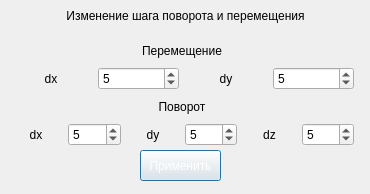
<?xml version="1.0" encoding="UTF-8"?>
<ui version="4.0">
 <class>Dialog</class>
 <widget class="QDialog" name="Dialog">
  <property name="geometry">
   <rect>
    <x>0</x>
    <y>0</y>
    <width>370</width>
    <height>194</height>
   </rect>
  </property>
  <property name="windowTitle">
   <string>Dialog</string>
  </property>
  <widget class="QLabel" name="label">
   <property name="geometry">
    <rect>
     <x>20</x>
     <y>0</y>
     <width>331</width>
     <height>31</height>
    </rect>
   </property>
   <property name="text">
    <string>Изменение шага поворота и перемещения</string>
   </property>
   <property name="alignment">
    <set>Qt::AlignCenter</set>
   </property>
  </widget>
  <widget class="QWidget" name="verticalLayoutWidget">
   <property name="geometry">
    <rect>
     <x>10</x>
     <y>40</y>
     <width>344</width>
     <height>106</height>
    </rect>
   </property>
   <layout class="QVBoxLayout" name="verticalLayout">
    <item>
     <widget class="QLabel" name="label_3">
      <property name="text">
       <string>Перемещение</string>
      </property>
      <property name="alignment">
       <set>Qt::AlignCenter</set>
      </property>
     </widget>
    </item>
    <item>
     <layout class="QHBoxLayout" name="horizontalLayout_2">
      <item>
       <widget class="QLabel" name="label_7">
        <property name="text">
         <string>dx</string>
        </property>
        <property name="alignment">
         <set>Qt::AlignCenter</set>
        </property>
       </widget>
      </item>
      <item>
       <widget class="QSpinBox" name="spinBox_move_dx">
        <property name="minimum">
         <number>-180</number>
        </property>
        <property name="maximum">
         <number>180</number>
        </property>
        <property name="value">
         <number>5</number>
        </property>
       </widget>
      </item>
      <item>
       <widget class="QLabel" name="label_8">
        <property name="text">
         <string>dy</string>
        </property>
        <property name="alignment">
         <set>Qt::AlignCenter</set>
        </property>
       </widget>
      </item>
      <item>
       <widget class="QSpinBox" name="spinBox_move_dy">
        <property name="minimum">
         <number>-180</number>
        </property>
        <property name="maximum">
         <number>180</number>
        </property>
        <property name="value">
         <number>5</number>
        </property>
       </widget>
      </item>
     </layout>
    </item>
    <item>
     <widget class="QLabel" name="label_2">
      <property name="text">
       <string>Поворот</string>
      </property>
      <property name="alignment">
       <set>Qt::AlignCenter</set>
      </property>
     </widget>
    </item>
    <item>
     <layout class="QHBoxLayout" name="horizontalLayout">
      <item>
       <widget class="QLabel" name="label_4">
        <property name="text">
         <string>dx</string>
        </property>
        <property name="alignment">
         <set>Qt::AlignCenter</set>
        </property>
       </widget>
      </item>
      <item>
       <widget class="QSpinBox" name="spinBox_rotate_dx">
        <property name="minimum">
         <number>-180</number>
        </property>
        <property name="maximum">
         <number>180</number>
        </property>
        <property name="value">
         <number>5</number>
        </property>
       </widget>
      </item>
      <item>
       <widget class="QLabel" name="label_5">
        <property name="text">
         <string>dy</string>
        </property>
        <property name="alignment">
         <set>Qt::AlignCenter</set>
        </property>
       </widget>
      </item>
      <item>
       <widget class="QSpinBox" name="spinBox_rotate_dy">
        <property name="minimum">
         <number>-180</number>
        </property>
        <property name="maximum">
         <number>180</number>
        </property>
        <property name="value">
         <number>5</number>
        </property>
       </widget>
      </item>
      <item>
       <widget class="QLabel" name="label_6">
        <property name="text">
         <string>dz</string>
        </property>
        <property name="alignment">
         <set>Qt::AlignCenter</set>
        </property>
       </widget>
      </item>
      <item>
       <widget class="QSpinBox" name="spinBox_rotate_dz">
        <property name="minimum">
         <number>-180</number>
        </property>
        <property name="maximum">
         <number>180</number>
        </property>
        <property name="value">
         <number>5</number>
        </property>
       </widget>
      </item>
     </layout>
    </item>
   </layout>
  </widget>
  <widget class="QPushButton" name="pushButton">
   <property name="geometry">
    <rect>
     <x>140</x>
     <y>150</y>
     <width>81</width>
     <height>31</height>
    </rect>
   </property>
   <property name="styleSheet">
    <string notr="true">color: white;</string>
   </property>
   <property name="text">
    <string>Применить</string>
   </property>
  </widget>
 </widget>
 <resources/>
 <connections/>
</ui>
